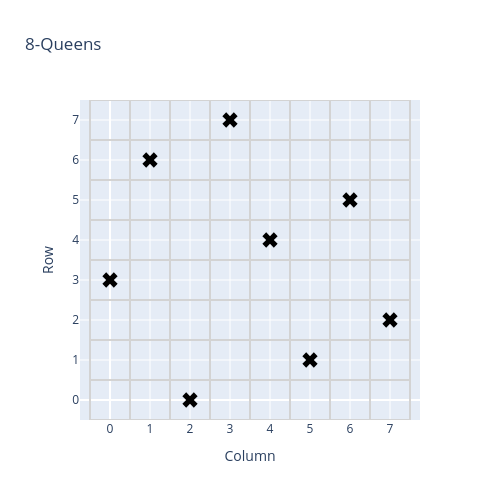
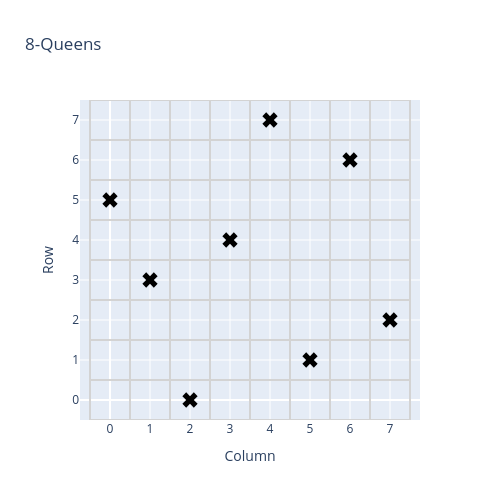
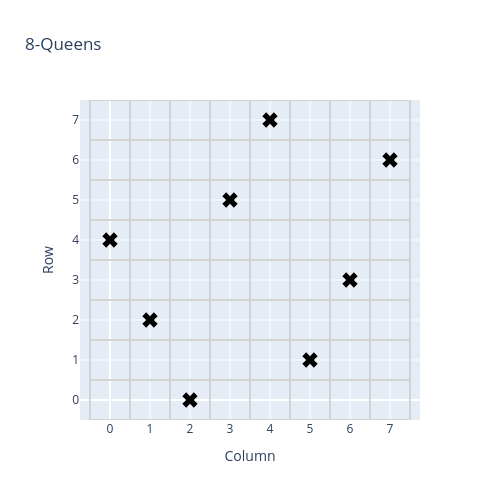

These figures' notebook cell, in order:
### Markdown cell above
Para este problema, la función de *fitness* se define como el número de pares de reinas que **no** se atacan entre sí. Por lo tanto, el objetivo del algoritmo es *maximizar* este valor, recodemos que para esta implmentación el algoritmo genético siempre maximiza la función de *fitness*.

Por esto usamos minimize=False en la configuración del GA.

### Code cell
from metazoo.gym.combinatorial import NQueens


for N in [8, 12, 24, 48]:
    print(f"N-Queens: {N}x{N}")
    nqueens = NQueens(n=N)
    history = {}
    best_solutions = {}

    encoderInt = encoding.Permutation(permutation_size=N)
    encoderReal = RealPermutation(permutation_size=N)
    encoderBin = BinaryPermutation(permutation_size=N)

    for encoder, crossover_method, mutation_method in [
        (encoderInt, crossover.PMX, mutation.swap),
        (encoderReal, crossover.onepoint, mutation.gaussian),
        (encoderBin, crossover.onepoint, mutation.flip_bit)
    ]:

        ganq = GeneticAlgorithm(
            fitness_function=nqueens,
            crossover_function=crossover_method,
            mutation_function=mutation_method,
            selection_function=selection.tournament,
            population_size=200,
            mutation_rate=0.01,
            crossover_rate=0.7,
            encoder=encoder,
            elitism=0.1,
            minimize=False,
    )

        ganq.run(generations=500, verbose=False)
        
        print("*" * 40)
        print(type(encoder).__name__)
        print(f'Best Individual: {ganq.best_individual}')
        print(f'Best Fitness: {ganq.best_fitness}')
        history[type(encoder).__name__] = ganq.fitness_history
        best_solutions[type(encoder).__name__] = ganq.best_individual

        nfig = nqueens.plot(solution=ganq.best_individual, attacks=nqueens.attacks(ganq.best_individual))
        nfig.show()

    historydf = pd.DataFrame(history)

    fig = make_subplots(rows=1, cols=1, subplot_titles=[f"Fitness Comparison [N-Queens {N}x{N}]"])
    for col in historydf.columns:
        fig.add_trace(go.Scatter(
            y=historydf[col], 
            mode='lines', 
            name=col
        ), row=1, col=1)
    fig.update_xaxes(title_text="Generation", row=1, col=1)
    fig.update_yaxes(title_text="Best Fitness", row=1, col=1)
    fig.show()

### Figure 1 — Plotly figure (JSON) as saved in the notebook; plotly's stock layout.template omitted (floating-point values rounded to 4 significant figures)
{"data": [{"marker": {"color": "black", "size": 13.5, "symbol": "x"}, "mode": "markers", "name": "Queen", "type": "scatter", "x": [0], "y": [3]}, {"marker": {"color": "black", "size": 13.5, "symbol": "x"}, "mode": "markers", "name": "Queen", "type": "scatter", "x": [1], "y": [6]}, {"marker": {"color": "black", "size": 13.5, "symbol": "x"}, "mode": "markers", "name": "Queen", "type": "scatter", "x": [2], "y": [0]}, {"marker": {"color": "black", "size": 13.5, "symbol": "x"}, "mode": "markers", "name": "Queen", "type": "scatter", "x": [3], "y": [7]}, {"marker": {"color": "black", "size": 13.5, "symbol": "x"}, "mode": "markers", "name": "Queen", "type": "scatter", "x": [4], "y": [4]}, {"marker": {"color": "black", "size": 13.5, "symbol": "x"}, "mode": "markers", "name": "Queen", "type": "scatter", "x": [5], "y": [1]}, {"marker": {"color": "black", "size": 13.5, "symbol": "x"}, "mode": "markers", "name": "Queen", "type": "scatter", "x": [6], "y": [5]}, {"marker": {"color": "black", "size": 13.5, "symbol": "x"}, "mode": "markers", "name": "Queen", "type": "scatter", "x": [7], "y": [2]}], "layout": {"height": 500, "shapes": [{"line": {"color": "LightGray", "width": 2}, "type": "line", "x0": -0.5, "x1": -0.5, "y0": -0.5, "y1": 7.5}, {"line": {"color": "LightGray", "width": 2}, "type": "line", "x0": -0.5, "x1": 7.5, "y0": -0.5, "y1": -0.5}, {"line": {"color": "LightGray", "width": 2}, "type": "line", "x0": 0.5, "x1": 0.5, "y0": -0.5, "y1": 7.5}, {"line": {"color": "LightGray", "width": 2}, "type": "line", "x0": -0.5, "x1": 7.5, "y0": 0.5, "y1": 0.5}, {"line": {"color": "LightGray", "width": 2}, "type": "line", "x0": 1.5, "x1": 1.5, "y0": -0.5, "y1": 7.5}, {"line": {"color": "LightGray", "width": 2}, "type": "line", "x0": -0.5, "x1": 7.5, "y0": 1.5, "y1": 1.5}, {"line": {"color": "LightGray", "width": 2}, "type": "line", "x0": 2.5, "x1": 2.5, "y0": -0.5, "y1": 7.5}, {"line": {"color": "LightGray", "width": 2}, "type": "line", "x0": -0.5, "x1": 7.5, "y0": 2.5, "y1": 2.5}, {"line": {"color": "LightGray", "width": 2}, "type": "line", "x0": 3.5, "x1": 3.5, "y0": -0.5, "y1": 7.5}, {"line": {"color": "LightGray", "width": 2}, "type": "line", "x0": -0.5, "x1": 7.5, "y0": 3.5, "y1": 3.5}, {"line": {"color": "LightGray", "width": 2}, "type": "line", "x0": 4.5, "x1": 4.5, "y0": -0.5, "y1": 7.5}, {"line": {"color": "LightGray", "width": 2}, "type": "line", "x0": -0.5, "x1": 7.5, "y0": 4.5, "y1": 4.5}, {"line": {"color": "LightGray", "width": 2}, "type": "line", "x0": 5.5, "x1": 5.5, "y0": -0.5, "y1": 7.5}, {"line": {"color": "LightGray", "width": 2}, "type": "line", "x0": -0.5, "x1": 7.5, "y0": 5.5, "y1": 5.5}, {"line": {"color": "LightGray", "width": 2}, "type": "line", "x0": 6.5, "x1": 6.5, "y0": -0.5, "y1": 7.5}, {"line": {"color": "LightGray", "width": 2}, "type": "line", "x0": -0.5, "x1": 7.5, "y0": 6.5, "y1": 6.5}, {"line": {"color": "LightGray", "width": 2}, "type": "line", "x0": 7.5, "x1": 7.5, "y0": -0.5, "y1": 7.5}, {"line": {"color": "LightGray", "width": 2}, "type": "line", "x0": -0.5, "x1": 7.5, "y0": 7.5, "y1": 7.5}], "showlegend": false, "title": {"text": "8-Queens"}, "width": 500, "xaxis": {"range": [-0.5, 7.5], "tickmode": "array", "ticktext": [0, 1, 2, 3, 4, 5, 6, 7], "tickvals": [0, 1, 2, 3, 4, 5, 6, 7], "title": {"text": "Column"}}, "yaxis": {"range": [-0.5, 7.5], "scaleanchor": "x", "scaleratio": 1, "tickmode": "array", "ticktext": [0, 1, 2, 3, 4, 5, 6, 7], "tickvals": [0, 1, 2, 3, 4, 5, 6, 7], "title": {"text": "Row"}}}}

### Figure 2 — Plotly figure (JSON) as saved in the notebook; plotly's stock layout.template omitted (floating-point values rounded to 4 significant figures)
{"data": [{"marker": {"color": "black", "size": 13.5, "symbol": "x"}, "mode": "markers", "name": "Queen", "type": "scatter", "x": [0], "y": [5]}, {"marker": {"color": "black", "size": 13.5, "symbol": "x"}, "mode": "markers", "name": "Queen", "type": "scatter", "x": [1], "y": [3]}, {"marker": {"color": "black", "size": 13.5, "symbol": "x"}, "mode": "markers", "name": "Queen", "type": "scatter", "x": [2], "y": [0]}, {"marker": {"color": "black", "size": 13.5, "symbol": "x"}, "mode": "markers", "name": "Queen", "type": "scatter", "x": [3], "y": [4]}, {"marker": {"color": "black", "size": 13.5, "symbol": "x"}, "mode": "markers", "name": "Queen", "type": "scatter", "x": [4], "y": [7]}, {"marker": {"color": "black", "size": 13.5, "symbol": "x"}, "mode": "markers", "name": "Queen", "type": "scatter", "x": [5], "y": [1]}, {"marker": {"color": "black", "size": 13.5, "symbol": "x"}, "mode": "markers", "name": "Queen", "type": "scatter", "x": [6], "y": [6]}, {"marker": {"color": "black", "size": 13.5, "symbol": "x"}, "mode": "markers", "name": "Queen", "type": "scatter", "x": [7], "y": [2]}], "layout": {"height": 500, "shapes": [{"line": {"color": "LightGray", "width": 2}, "type": "line", "x0": -0.5, "x1": -0.5, "y0": -0.5, "y1": 7.5}, {"line": {"color": "LightGray", "width": 2}, "type": "line", "x0": -0.5, "x1": 7.5, "y0": -0.5, "y1": -0.5}, {"line": {"color": "LightGray", "width": 2}, "type": "line", "x0": 0.5, "x1": 0.5, "y0": -0.5, "y1": 7.5}, {"line": {"color": "LightGray", "width": 2}, "type": "line", "x0": -0.5, "x1": 7.5, "y0": 0.5, "y1": 0.5}, {"line": {"color": "LightGray", "width": 2}, "type": "line", "x0": 1.5, "x1": 1.5, "y0": -0.5, "y1": 7.5}, {"line": {"color": "LightGray", "width": 2}, "type": "line", "x0": -0.5, "x1": 7.5, "y0": 1.5, "y1": 1.5}, {"line": {"color": "LightGray", "width": 2}, "type": "line", "x0": 2.5, "x1": 2.5, "y0": -0.5, "y1": 7.5}, {"line": {"color": "LightGray", "width": 2}, "type": "line", "x0": -0.5, "x1": 7.5, "y0": 2.5, "y1": 2.5}, {"line": {"color": "LightGray", "width": 2}, "type": "line", "x0": 3.5, "x1": 3.5, "y0": -0.5, "y1": 7.5}, {"line": {"color": "LightGray", "width": 2}, "type": "line", "x0": -0.5, "x1": 7.5, "y0": 3.5, "y1": 3.5}, {"line": {"color": "LightGray", "width": 2}, "type": "line", "x0": 4.5, "x1": 4.5, "y0": -0.5, "y1": 7.5}, {"line": {"color": "LightGray", "width": 2}, "type": "line", "x0": -0.5, "x1": 7.5, "y0": 4.5, "y1": 4.5}, {"line": {"color": "LightGray", "width": 2}, "type": "line", "x0": 5.5, "x1": 5.5, "y0": -0.5, "y1": 7.5}, {"line": {"color": "LightGray", "width": 2}, "type": "line", "x0": -0.5, "x1": 7.5, "y0": 5.5, "y1": 5.5}, {"line": {"color": "LightGray", "width": 2}, "type": "line", "x0": 6.5, "x1": 6.5, "y0": -0.5, "y1": 7.5}, {"line": {"color": "LightGray", "width": 2}, "type": "line", "x0": -0.5, "x1": 7.5, "y0": 6.5, "y1": 6.5}, {"line": {"color": "LightGray", "width": 2}, "type": "line", "x0": 7.5, "x1": 7.5, "y0": -0.5, "y1": 7.5}, {"line": {"color": "LightGray", "width": 2}, "type": "line", "x0": -0.5, "x1": 7.5, "y0": 7.5, "y1": 7.5}], "showlegend": false, "title": {"text": "8-Queens"}, "width": 500, "xaxis": {"range": [-0.5, 7.5], "tickmode": "array", "ticktext": [0, 1, 2, 3, 4, 5, 6, 7], "tickvals": [0, 1, 2, 3, 4, 5, 6, 7], "title": {"text": "Column"}}, "yaxis": {"range": [-0.5, 7.5], "scaleanchor": "x", "scaleratio": 1, "tickmode": "array", "ticktext": [0, 1, 2, 3, 4, 5, 6, 7], "tickvals": [0, 1, 2, 3, 4, 5, 6, 7], "title": {"text": "Row"}}}}

### Figure 3 — Plotly figure (JSON) as saved in the notebook; plotly's stock layout.template omitted (floating-point values rounded to 4 significant figures)
{"data": [{"marker": {"color": "black", "size": 13.5, "symbol": "x"}, "mode": "markers", "name": "Queen", "type": "scatter", "x": [0], "y": [4]}, {"marker": {"color": "black", "size": 13.5, "symbol": "x"}, "mode": "markers", "name": "Queen", "type": "scatter", "x": [1], "y": [2]}, {"marker": {"color": "black", "size": 13.5, "symbol": "x"}, "mode": "markers", "name": "Queen", "type": "scatter", "x": [2], "y": [0]}, {"marker": {"color": "black", "size": 13.5, "symbol": "x"}, "mode": "markers", "name": "Queen", "type": "scatter", "x": [3], "y": [5]}, {"marker": {"color": "black", "size": 13.5, "symbol": "x"}, "mode": "markers", "name": "Queen", "type": "scatter", "x": [4], "y": [7]}, {"marker": {"color": "black", "size": 13.5, "symbol": "x"}, "mode": "markers", "name": "Queen", "type": "scatter", "x": [5], "y": [1]}, {"marker": {"color": "black", "size": 13.5, "symbol": "x"}, "mode": "markers", "name": "Queen", "type": "scatter", "x": [6], "y": [3]}, {"marker": {"color": "black", "size": 13.5, "symbol": "x"}, "mode": "markers", "name": "Queen", "type": "scatter", "x": [7], "y": [6]}], "layout": {"height": 500, "shapes": [{"line": {"color": "LightGray", "width": 2}, "type": "line", "x0": -0.5, "x1": -0.5, "y0": -0.5, "y1": 7.5}, {"line": {"color": "LightGray", "width": 2}, "type": "line", "x0": -0.5, "x1": 7.5, "y0": -0.5, "y1": -0.5}, {"line": {"color": "LightGray", "width": 2}, "type": "line", "x0": 0.5, "x1": 0.5, "y0": -0.5, "y1": 7.5}, {"line": {"color": "LightGray", "width": 2}, "type": "line", "x0": -0.5, "x1": 7.5, "y0": 0.5, "y1": 0.5}, {"line": {"color": "LightGray", "width": 2}, "type": "line", "x0": 1.5, "x1": 1.5, "y0": -0.5, "y1": 7.5}, {"line": {"color": "LightGray", "width": 2}, "type": "line", "x0": -0.5, "x1": 7.5, "y0": 1.5, "y1": 1.5}, {"line": {"color": "LightGray", "width": 2}, "type": "line", "x0": 2.5, "x1": 2.5, "y0": -0.5, "y1": 7.5}, {"line": {"color": "LightGray", "width": 2}, "type": "line", "x0": -0.5, "x1": 7.5, "y0": 2.5, "y1": 2.5}, {"line": {"color": "LightGray", "width": 2}, "type": "line", "x0": 3.5, "x1": 3.5, "y0": -0.5, "y1": 7.5}, {"line": {"color": "LightGray", "width": 2}, "type": "line", "x0": -0.5, "x1": 7.5, "y0": 3.5, "y1": 3.5}, {"line": {"color": "LightGray", "width": 2}, "type": "line", "x0": 4.5, "x1": 4.5, "y0": -0.5, "y1": 7.5}, {"line": {"color": "LightGray", "width": 2}, "type": "line", "x0": -0.5, "x1": 7.5, "y0": 4.5, "y1": 4.5}, {"line": {"color": "LightGray", "width": 2}, "type": "line", "x0": 5.5, "x1": 5.5, "y0": -0.5, "y1": 7.5}, {"line": {"color": "LightGray", "width": 2}, "type": "line", "x0": -0.5, "x1": 7.5, "y0": 5.5, "y1": 5.5}, {"line": {"color": "LightGray", "width": 2}, "type": "line", "x0": 6.5, "x1": 6.5, "y0": -0.5, "y1": 7.5}, {"line": {"color": "LightGray", "width": 2}, "type": "line", "x0": -0.5, "x1": 7.5, "y0": 6.5, "y1": 6.5}, {"line": {"color": "LightGray", "width": 2}, "type": "line", "x0": 7.5, "x1": 7.5, "y0": -0.5, "y1": 7.5}, {"line": {"color": "LightGray", "width": 2}, "type": "line", "x0": -0.5, "x1": 7.5, "y0": 7.5, "y1": 7.5}], "showlegend": false, "title": {"text": "8-Queens"}, "width": 500, "xaxis": {"range": [-0.5, 7.5], "tickmode": "array", "ticktext": [0, 1, 2, 3, 4, 5, 6, 7], "tickvals": [0, 1, 2, 3, 4, 5, 6, 7], "title": {"text": "Column"}}, "yaxis": {"range": [-0.5, 7.5], "scaleanchor": "x", "scaleratio": 1, "tickmode": "array", "ticktext": [0, 1, 2, 3, 4, 5, 6, 7], "tickvals": [0, 1, 2, 3, 4, 5, 6, 7], "title": {"text": "Row"}}}}
